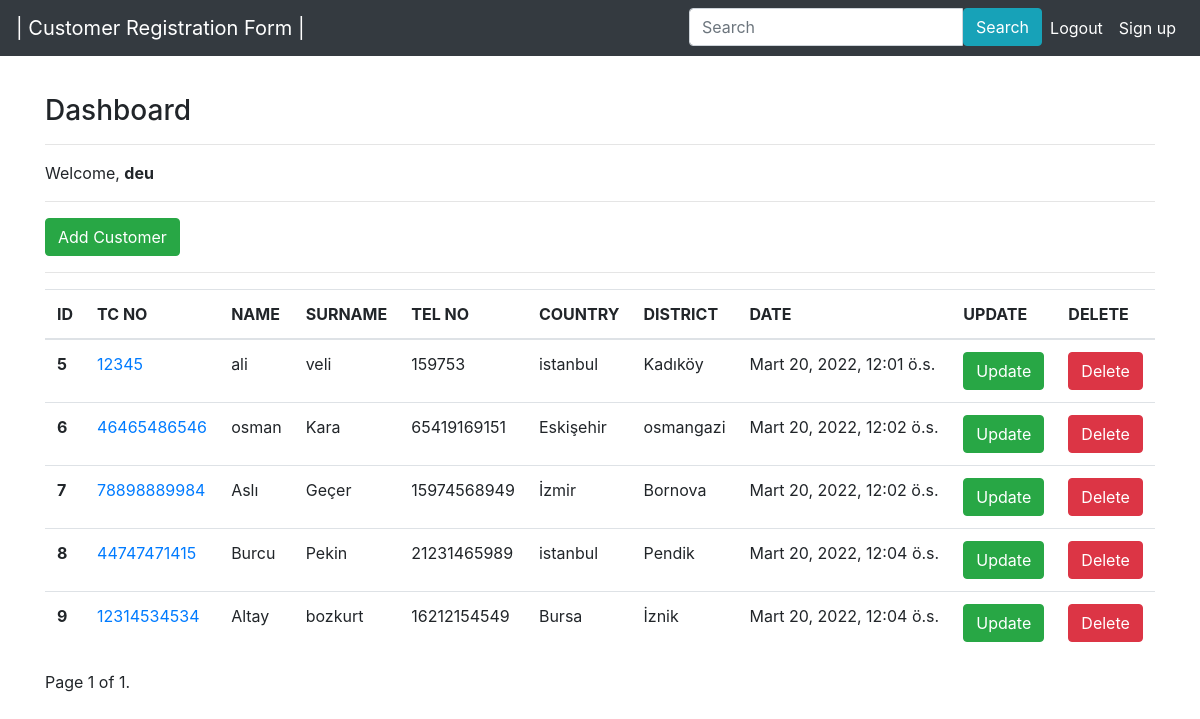
Screenshot of / (signed in) with the database file from the repository.
### customer/models.py (models this page shows, shortened)
class Customer(models.Model):
  user = models.ForeignKey('auth.User', on_delete=models.CASCADE,verbose_name='User')
  tc = models.CharField(verbose_name='Tc no',max_length=11, unique=True)
  name = models.CharField(max_length=50, verbose_name='Name')
  surname = models.CharField(max_length=50, verbose_name='Surname')
  phone = models.CharField(verbose_name='Tel no', max_length=11)
  city = models.CharField(max_length=50, verbose_name='Country')
  district = models.CharField(max_length=50, verbose_name='district')
  created_date = models.DateTimeField(auto_now_add=True, verbose_name='created date')

### customer/views.py (the view, shortened to what this page needs)
# urls.py: path('', views.index, name='index'),
@login_required(login_url="user:login")
def index(request):
    customers = Customer.objects.filter(user=request.user)
    query = request.GET.get('q')
    paginator = Paginator(customers, 25)
    page = request.GET.get('page')
    try:
        customers = paginator.page(page)
    except PageNotAnInteger:
        customers = paginator.page(1)
    except EmptyPage:
        customers = paginator.page(paginator.num_pages)
    return render(request, 'index.html', {'customers': customers})

### templates/index.html (shortened to what this page needs)
{% extends 'layout.html' %}
{% block body %}
<br>
<h3>Dashboard</h3>
<hr>
<p>
  Welcome, <strong>{{request.user.username}}</strong>
</p>
<hr>
<a class="btn btn-success " href="/addcustomer">Add Customer</a>
<hr>
{% if customers %}
<table class="table">
  <thead class="thead">
    <tr>
      <th scope="col">ID</th>
      <th scope="col">TC NO</th>
      <th scope="col">NAME</th>
      <th scope="col">SURNAME</th>
      <th scope="col">TEL NO</th>
      <th scope="col">COUNTRY</th>
      <th scope="col">DISTRICT</th>
      <th scope="col">DATE</th>
      <th scope="col">UPDATE</th>
      <th scope="col">DELETE</th>
    </tr>
  </thead>
  <tbody>
    {% for customer in customers %}
    <tr>
      <th scope="row">{{customer.id}}</th>
      <td><a href="detail/{{customer.id}}">{{customer.tc}}</a></td>
      <td>{{customer.name}}</td>
      <td>{{customer.surname}}</td>
      <td>{{customer.phone}}</td>
      <td>{{customer.city}}</td>
      <td>{{customer.district}}</td>
      <td>{{customer.created_date}}</td>
      <td><a href="/update/{{customer.id}}" class="btn btn-success">Update</a></td>
      <td><a href="/delete/{{customer.id}}" class="btn btn-danger">Delete</a></td>
    </tr>
    {% endfor %}
  </tbody>
</table>
{% else %}
<div class="alert alert-danger">
  Nothing...
</div>
{% endif %}
<div class="pagination">
  <span class="step-links">
    <span class="current">
      Page {{ customers.number }} of {{ customers.paginator.num_pages }}.
    </span>
  </span>
</div>
{% endblock body %}

### templates/layout.html (shortened to what this page needs)
<!DOCTYPE html>
<html lang="en">
<head>
  <link rel="stylesheet" href="https://stackpath.bootstrapcdn.com/bootstrap/4.4.1/css/bootstrap.min.css">
</head>
<body>
  {% include "includes/navbar.html" %}
  <div style= "margin-top : 70px;" class="container">
    {% block body %}
    {% endblock body %}
  </div>
</body>
</html>

### templates/includes/navbar.html (shortened to what this page needs)
<nav class="navbar navbar-expand-md navbar-dark fixed-top bg-dark">
    <a class="navbar-brand" href="/"> | Customer Registration Form |
    </a>
    <div class="collapse navbar-collapse" id="navbarCollapse">
        <ul class="navbar-nav ml-auto">
            <form class="navbar-form" role="search" method="GET" action="">
                <div class="input-group">
                    <input class="form-control" type="text" name="q" placeholder="Search" value="{{request.GET.q}}">
                    <span class="input-group-btn">
                        <input class="btn btn-info" type="submit" value="Search">
                    </span>
                </div>
            </form>
            {% if request.user.is_authenticated %}
            <li class="nav-item active">
                <a class="nav-link" href="/user/logout">Logout</a>
            </li>
            {% else %}
            <li class="nav-item active">
                <a class="nav-link" href="/user/login">Sign in</a>
            </li>
            {% endif %}
            <li class="nav-item active">
                <a class="nav-link" href="/user/register">Sign up</a>
            </li>
        </ul>
    </div>
</nav>

### rows the page displays
Customer: id "5", tc "12345", name "ali", surname "veli", phone "159753", city "istanbul", district "Kadıköy", created_date "Mart 20, 2022, 12:01 ö.s."
Customer: id "6", tc "46465486546", name "osman", surname "Kara", phone "65419169151", city "Eskişehir", district "osmangazi", created_date "Mart 20, 2022, 12:02 ö.s."
Customer: id "7", tc "78898889984", name "Aslı", surname "Geçer", phone "15974568949", city "İzmir", district "Bornova", created_date "Mart 20, 2022, 12:02 ö.s."
Customer: id "8", tc "44747471415", name "Burcu", surname "Pekin", phone "21231465989", city "istanbul", district "Pendik", created_date "Mart 20, 2022, 12:04 ö.s."
Customer: id "9", tc "12314534534", name "Altay", surname "bozkurt", phone "16212154549", city "Bursa", district "İznik", created_date "Mart 20, 2022, 12:04 ö.s."

### other values shown
{{ request.user.username }} "deu"
{{ customers.number }} "1"
{{ customers.paginator.num_pages }} "1"
